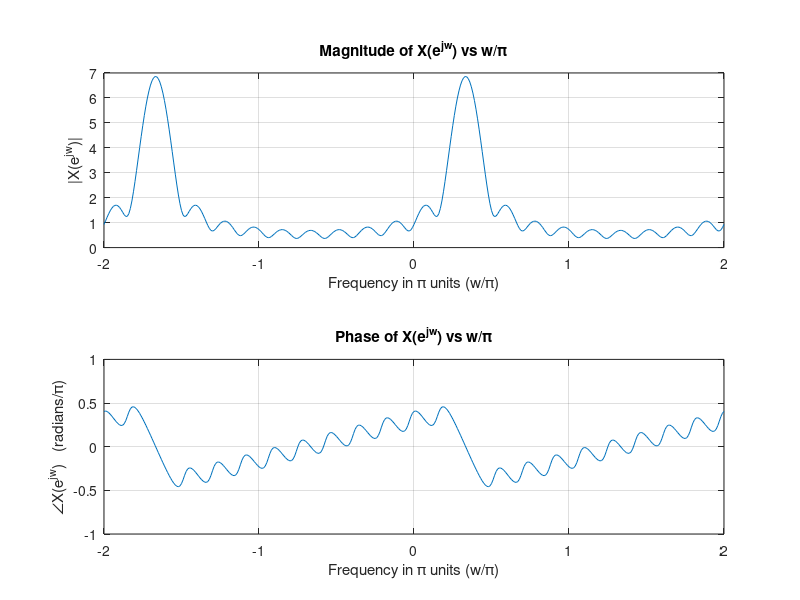

Write MATLAB code to recreate this figure.
% [Chp 3 Section 3.1 Page 64]
%
%  EXAMPLE 3.5
%  
%  Let x[n] = (0.9*exp(jπ/3))^n , 0 ≤ n ≤ 10. Determine X(e^jω) and 
%  investigate its periodicity.
%

% >>>>> solution <<<<<

% x[n] is complex-valued, so X(e^jω) satisfies only the periodicity property.
% Therefore, it is uniquely defined over one period of 2π. 
% However, we will evaluate and plot it at 401 frequencies over two periods 
% between [−2π, 2π] to observe its periodicity.

n = 0:10;
x = (0.9*exp(1i*pi/3)).^n;

% compute DTFT numerically by X(w) formula
k = -200:200;
w = (pi/100)*k;
Xw = x * exp(-1i * pi/100 * n' * k);
% equivalently:
% Xw = x * (exp(-1i * pi/M) .^ (n' * k));
% isequal(round(Xw, 10), round(Xw2, 10))

% obtain mag., phase, and real, imaginary parts of X(w)
Xw_mag = abs(Xw);
Xw_ang = angle(Xw);

% equivalently:
% [Xw, w, Xw_mag, Xw_ang] = dtft(x, n, 400, -2*pi, 2*pi);

% plot the different parts of X(w)
fig = figure;
% [mag. and phase]
subplot(2, 1, 1);
plot(w/pi, Xw_mag);
xlabel('Frequency in \pi units (w/\pi)');
ylabel('|X(e^{jw})|');
xlim([min(w/pi) max(w/pi)]);
title('Magnitude of X(e^{jw}) vs w/\pi'); grid;
subplot(2, 1, 2);
plot(w/pi, Xw_ang/pi);
xlabel('Frequency in \pi units (w/\pi)');
ylabel('∠X(e^{jw})   (radians/\pi)');
xlim([min(w/pi) max(w/pi)]); ylim([-1 1]);
title({'';'Phase of X(e^{jw}) vs w/\pi'}); grid;

% From the plots, we observe that X(e^jω) is periodic in ω (period 2*pi)
% but is not conjugate-symmetric.

